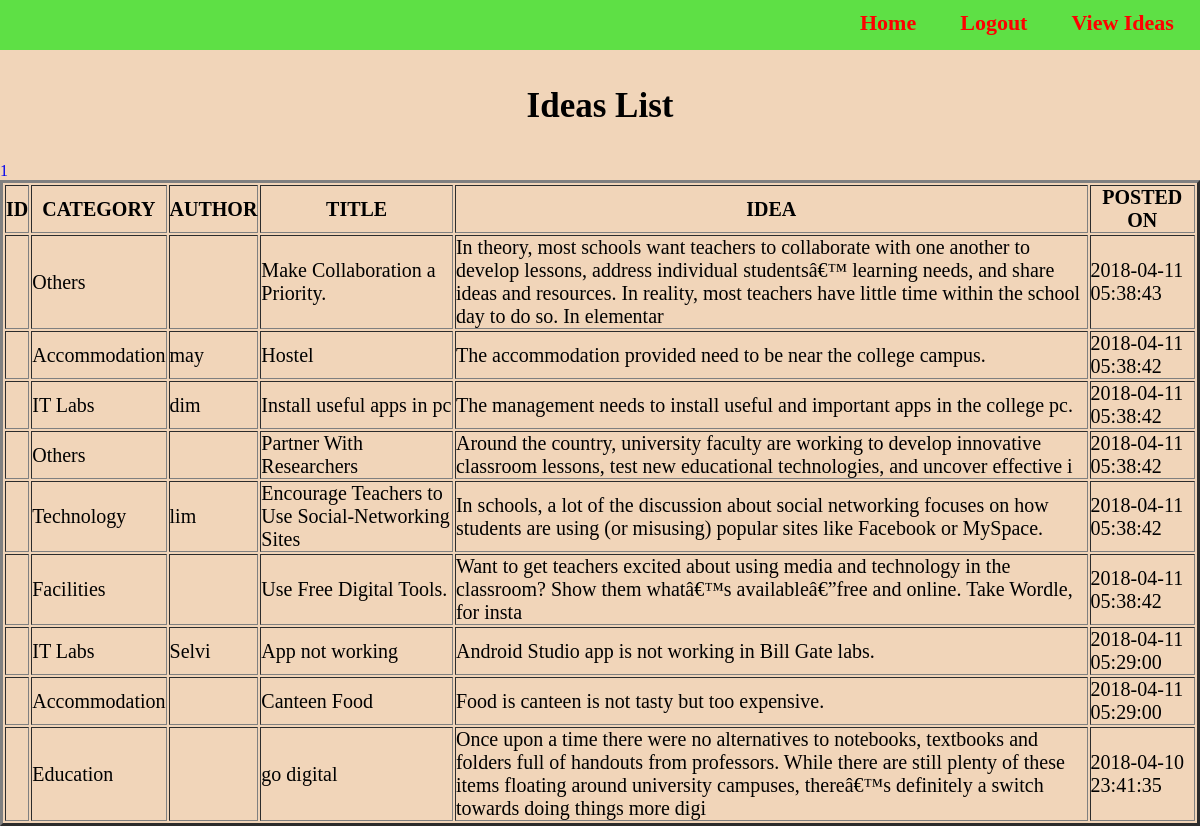
The page /latestidea.php on the database its author committed.
### tables this page shows
CREATE TABLE IF NOT EXISTS `idea` (
  `i_id` int(5) NOT NULL,
  `category` varchar(100) NOT NULL,
  `author_name` varchar(100) NOT NULL,
  `title` varchar(150) NOT NULL,
  `idea` varchar(255) NOT NULL,
  `doc` longblob NOT NULL,
  `posted_time` timestamp NOT NULL DEFAULT CURRENT_TIMESTAMP ON UPDATE CURRENT_TIMESTAMP,
  `author_id` int(10) NOT NULL
);

### latestidea.php (the view, shortened to what this page needs)
<!DOCTYPE html PUBLIC "-//W3C//DTD XHTML 1.1//EN"
"http://www.w3.org/TR/xhtml1/DTD/xhtml1.dtd">
<html xmlns="http://www.w3.org/1999/xhtml">
<head>
</head>
<body>
<div id="link">
  <ul>
 <li><a href ="index.php"> Home </a> </li>
 <li><a href ="logout.php"> Logout </a> </li>
   <li><a href ="videa.php?page=1"> View Ideas </a> </li>
</ul>
	  	</div><br/><br/>
<h1>Ideas List </h1> <br/><br/>
	<table border="3" >
	<tr>
<th>ID</th>
<th>CATEGORY</th>
<th>AUTHOR</th>
<th>TITLE</th>
<th>IDEA</th>
<th>POSTED ON</th>
</tr>
	<?php
	 require_once 'db.php';
	$ppage=$_GET["page"];
	if($ppage=="" || $ppage=="1"){
		$page1=0;
	}else{
		$page1=($ppage*10)-10;
	}
$sql3 = mysqli_query($cont,$sql3 = "SELECT * FROM idea ORDER BY posted_time desc LIMIT $page1,10 ");
if (mysqli_num_rows($sql3) >0) {
    while($row2 = mysqli_fetch_assoc($sql3))
		{
		echo "<tr>";
		echo "<td>".$row2['id']."</td>";
		echo "<td>".$row2['category']."</td>";
		echo "<td>".$row2['author_name']."</td>";
		echo "<td>".$row2['title']."</td>";
		echo "<td>".$row2['idea']."</td>";
		echo "<td>".$row2['posted_time']."</td>";
        echo "</tr>";
}}
$sql4 = mysqli_query($cont,"SELECT * FROM `idea`");
$count1= mysqli_num_rows($sql4);
$per=$count1/10;
$per=ceil($per);
for($k=1;$k<=$per;$k++)
{
	?><a href="latestidea.php?page=<?php echo $k; ?>" style="text-decoration:none"> <?php echo $k."";?></a> <?php
}
	?>
<br/>
</body>
</html>

### latestidea.php (style rules this page uses)
table { font-size:20px; margin:auto; }
* { margin:0px; padding:0px; }
h1 { text-align:center; font-size:35px; }
body { background-color:#f1d5b9; }
#link { width: 100%; height:50px; line-height :45px; background-color:#5ee045; }
#link ul { margin:auto; margin-left: 70%; }
#link ul li { display:inline-block; list-style:none; }
#link ul li a { text-decoration:none; color:red; padding: 20px; font-size: 22px; font-weight:bold; }

### rows shown on the page
idea: category "Others", title "Make Collaboration a Priority.", idea "In theory, most schools want teachers to collaborate with one another to develop lessons, address individual studentsâ€™ learning needs, and share ideas and resources. In reality, most teachers have little time within the school day to do so. In elementar", posted_time "2018-04-11 05:38:43"
idea: category "Accommodation", author_name "may", title "Hostel", idea "The accommodation provided need to be near the college campus.", posted_time "2018-04-11 05:38:42"
idea: category "IT Labs", author_name "dim", title "Install useful apps in pc", idea "The management needs to install useful and important apps in the college pc.", posted_time "2018-04-11 05:38:42"
idea: category "Others", title "Partner With Researchers", idea "Around the country, university faculty are working to develop innovative classroom lessons, test new educational technologies, and uncover effective i", posted_time "2018-04-11 05:38:42"
idea: category "Technology", author_name "lim", title "Encourage Teachers to Use Social-Networking Sites", idea "In schools, a lot of the discussion about social networking focuses on how students are using (or misusing) popular sites like Facebook or MySpace.", posted_time "2018-04-11 05:38:42"
idea: category "Facilities", title "Use Free Digital Tools.", idea "Want to get teachers excited about using media and technology in the classroom? Show them whatâ€™s availableâ€”free and online. Take Wordle, for insta", posted_time "2018-04-11 05:38:42"
idea: category "IT Labs", author_name "Selvi", title "App not working", idea "Android Studio app is not working in Bill Gate labs.", posted_time "2018-04-11 05:29:00"
idea: category "Accommodation", title "Canteen Food", idea "Food is canteen is not tasty but too expensive.", posted_time "2018-04-11 05:29:00"
idea: category "Education", title "go digital", idea "Once upon a time there were no alternatives to notebooks, textbooks and folders full of handouts from professors. While there are still plenty of these items floating around university campuses, thereâ€™s definitely a switch towards doing things more digi", posted_time "2018-04-10 23:41:35"
